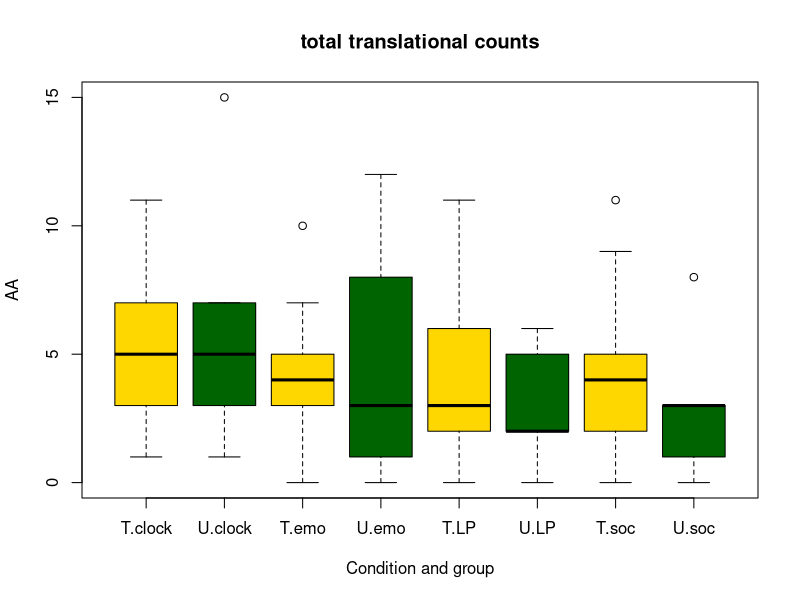
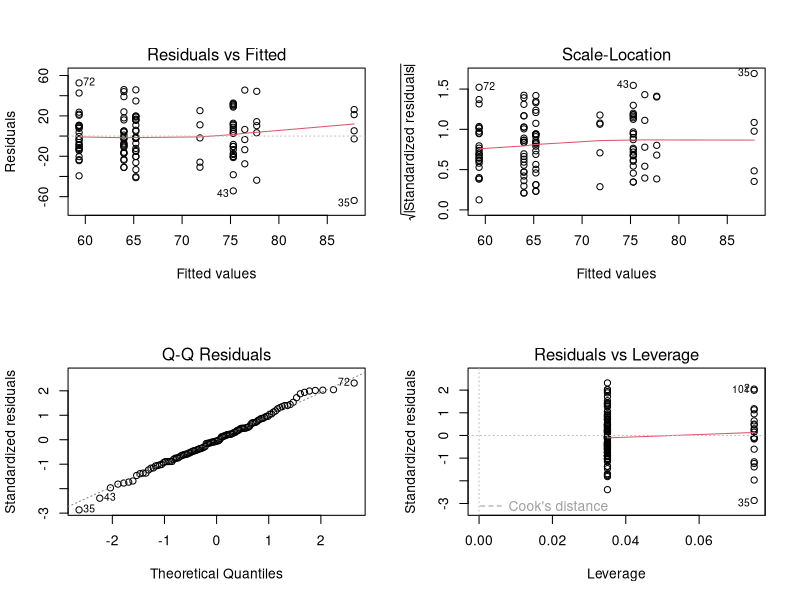

The R source for these figures, in order:
## ---- chunk 1
knitr::opts_chunk$set(echo = TRUE)
## ---- chunk 2
df<-read.table(file = 'data/all_subjects_transitional_probability.txt', header = TRUE)
## ---- chunk 3
fit <- lm(total ~ Condition+Group, data=df)  # build linear regression model on full data
summary(fit)
## ---- chunk 4
boxplot(AA~Group*Condition, data=df, 
  col=(c("gold","darkgreen")),
  main="total translational counts", xlab="Condition and group")
## ---- chunk 5
layout(matrix(c(1,2,3,4),2,2)) # optional 4 graphs/page 
plot(fit)
## ---- chunk 6
# MANOVA test
res.man <- manova(cbind(AA,AB,AC,AX,BA,BB,BC,BX,CA,CB,CC,CX,XA,XB,XC,XX) ~ Condition+Group, data = df)
summary(res.man)
summary.aov(res.man)
